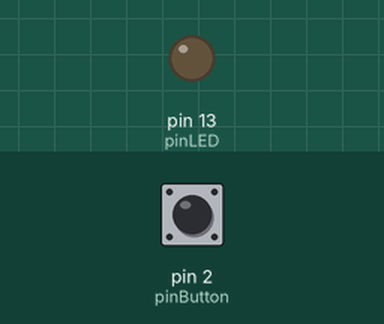
Simulated run of this sketch. Board: Arduino Uno, built with avr-gcc and run on an emulated ATmega328P. Shown: output pins drawn as LEDs (lit = HIGH). The inputs (shaded band) are chosen by the test bench; at power-on: pin 2 (pinButton) LOW. What the sketch prints to the serial monitor is not drawn.

Above: at 1.2 s.
1.3 s: pin 2 (pinButton) pulled HIGH for 0.15 s
At 2.1 s:
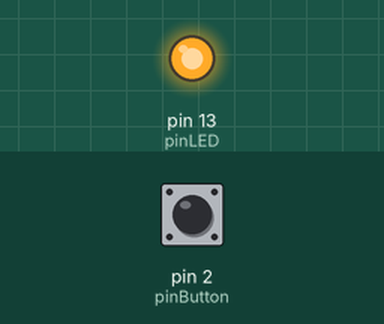
2.9 s: pin 2 (pinButton) pulled HIGH for 1 s
At 3.3 s:
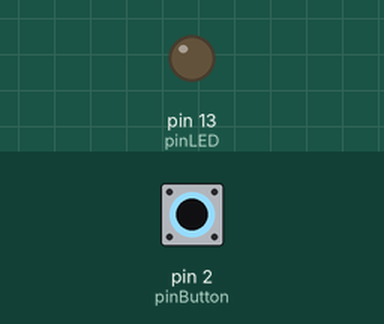
5.4 s: pin 2 (pinButton) pulled HIGH for 3.2 s
At 6.4 s:
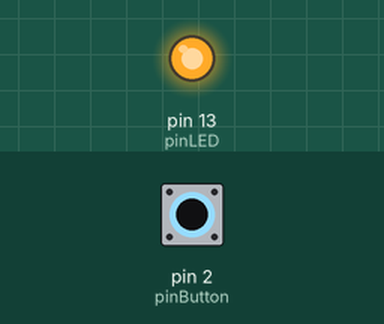
Timing chart, 0 to 8.4 s (numbered marks = the images above; inputs shaded):
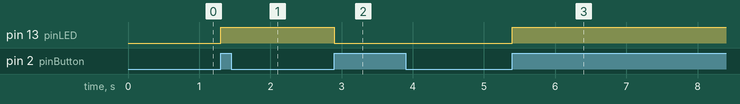

The sketch:

CH_52_05.ino
```cpp
int pinLED = 13, pinButton = 2;
boolean LED_state = false;
boolean trigger = false;       // 버튼이 눌러진 시점 표시
int count = 0;        // 버튼을 누른 횟수

unsigned long press_previous = 0, press_current;
const int MIN_INTERVAL = 50;    // 디바운싱 간격

void blink() {        // ISR
  press_current = millis();

  if (press_current - press_previous >= MIN_INTERVAL) {
    press_previous = press_current;
    trigger = true;     // 버튼이 눌러졌음
  }
}

void setup() {
  pinMode(pinLED, OUTPUT);    // LED 연결 핀을 출력으로 설정
  digitalWrite(pinLED, LED_state);

  pinMode(pinButton, INPUT);    // 버튼 연결 핀을 입력으로 설정

  Serial.begin(9600);       // 시리얼 통신 초기화

  // 디지털 2번 핀의 버튼이 눌러질 때 상승 에지(rising)에서
  // 'blink' 함수가 호출되도록 인터럽트 처리 루틴 등록
  attachInterrupt(digitalPinToInterrupt(pinButton), blink, RISING);
}

void loop() {
  if (trigger) {        // 상승 에지 발생
    trigger = false;      // 버튼이 눌러진 표시 해제

    LED_state = !LED_state;     // LED 상태 반전
    digitalWrite(pinLED, LED_state);

    count++;
    Serial.println(String("* 버튼이 ") + count + "번 눌러졌습니다.");
  }
}
```

Measured:
- after the input at 1.3 s, pin 13 (pinLED): LOW → HIGH at once
- after the input at 2.9 s, pin 13 (pinLED): HIGH → LOW at once
- after the input at 5.4 s, pin 13 (pinLED): LOW → HIGH at once
